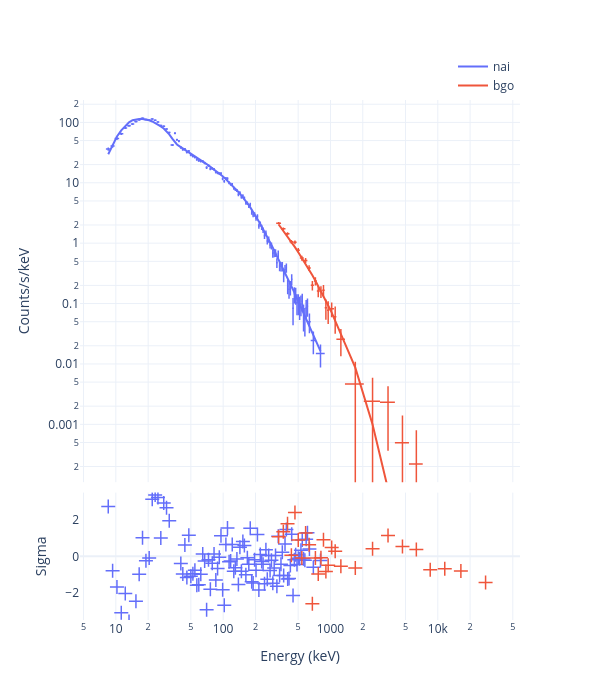

Notebook cell for this chart:
### Code cell
fig = Plot.infer(boot, style='CE')
